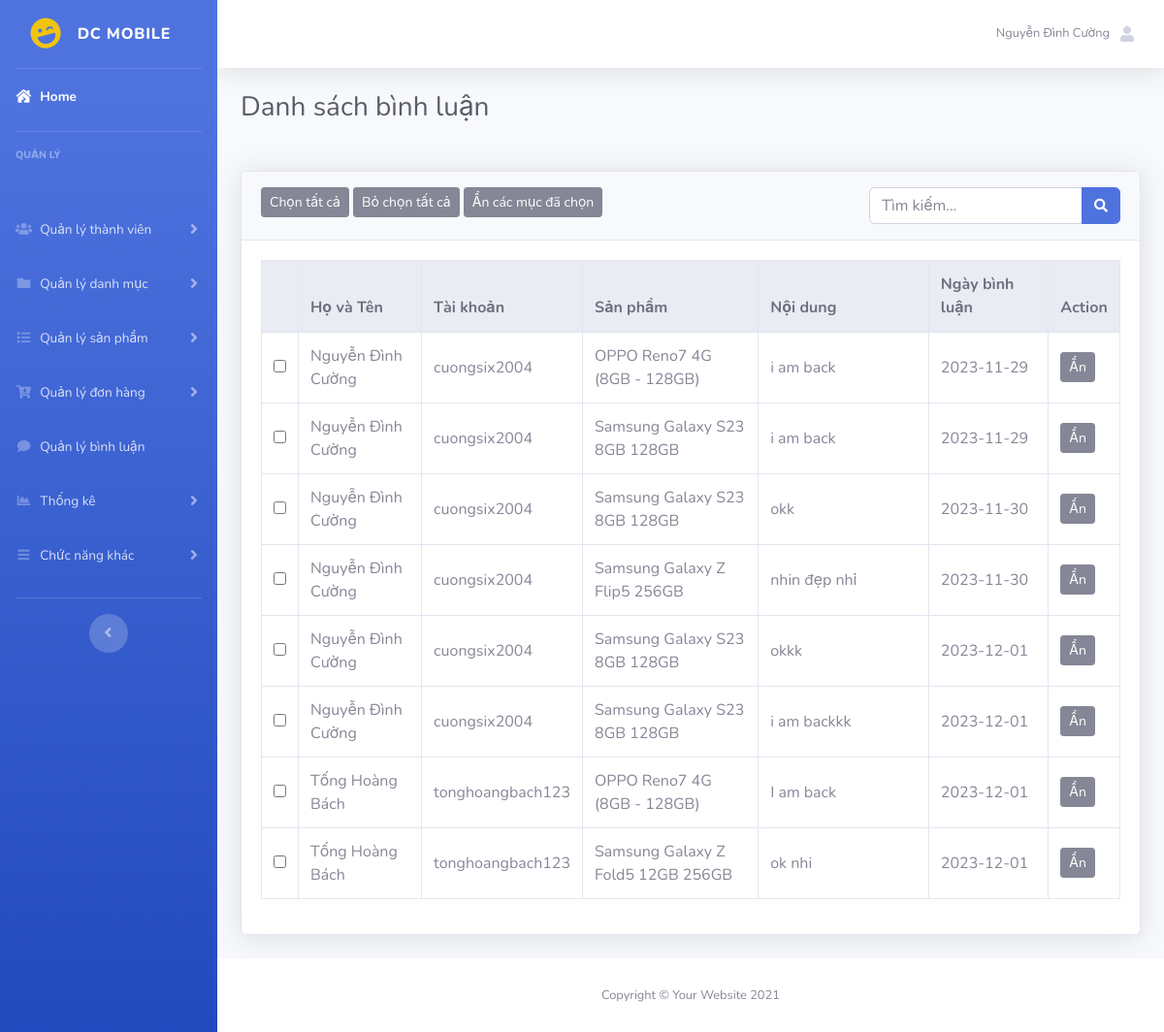
Before: /admin/index.php?act=listbl (signed in) with the older database file.
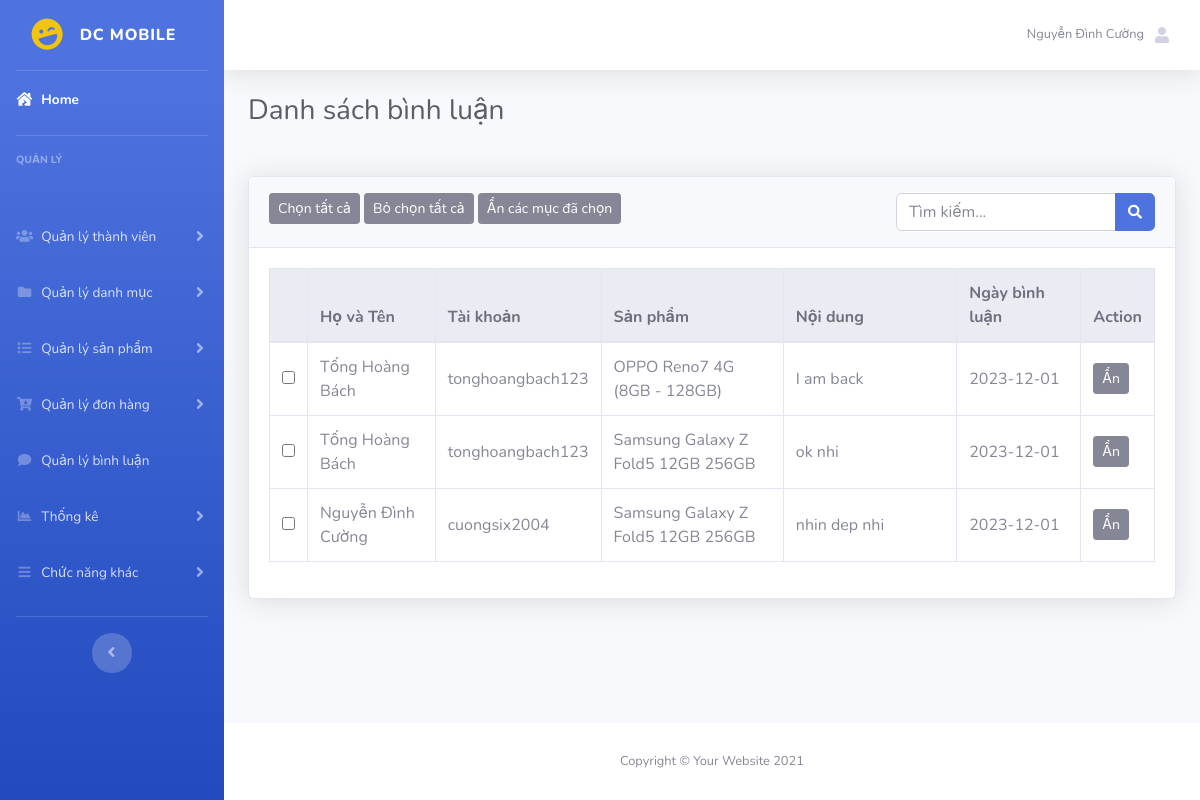
After: the same page with the newer database file.
### tables this page shows
CREATE TABLE `binhluan` (
  `id` int(5) NOT NULL,
  `idtaikhoan` int(5) NOT NULL,
  `idsanpham` int(5) NOT NULL,
  `noidung` varchar(255) NOT NULL,
  `ngaybinhluan` date DEFAULT NULL
);

CREATE TABLE `taikhoan` (
  `id` int(5) NOT NULL,
  `hovaten` varchar(50) DEFAULT NULL,
  `tendangnhap` varchar(50) NOT NULL,
  `matkhau` varchar(50) NOT NULL,
  `email` varchar(255) NOT NULL,
  `sodienthoai` varchar(20) DEFAULT NULL,
  `diachi` varchar(255) DEFAULT NULL,
  `role` tinyint(5) NOT NULL DEFAULT 0
);

CREATE TABLE `sanpham` (
  `id` int(5) NOT NULL,
  `iddm` int(5) NOT NULL,
  `tensp` varchar(255) NOT NULL,
  `giasp` int(20) NOT NULL DEFAULT 0,
  `giakm` int(20) NOT NULL,
  `image` varchar(255) DEFAULT NULL,
  `soluong` int(5) NOT NULL DEFAULT 0,
  `trangthai` tinyint(1) NOT NULL DEFAULT 0 COMMENT '0. còn hàng 1. hết hàng',
  `khuyenmai` int(10) NOT NULL DEFAULT 0,
  `mota` text DEFAULT NULL,
  `luotxem` int(20) NOT NULL DEFAULT 0
);

### model/pdo.php (called while the page is built, shortened)
<?php
function pdo_get_connection(){
    $servername = "localhost";
    $username = "root";
    $password = "";
    try {
        $conn = new PDO("mysql:host=$servername;dbname=du_an_1", $username, $password);
        $conn->setAttribute(PDO::ATTR_ERRMODE, PDO::ERRMODE_EXCEPTION);
        return $conn;
    } catch(PDOException $e) {
        echo "Connection failed: " . $e->getMessage();
    }
}
function pdo_query($sql){
    $sql_args=array_slice(func_get_args(),1);
    try{
        $conn=pdo_get_connection();
        $stmt=$conn->prepare($sql);
        $stmt->execute($sql_args);
        $rows=$stmt->fetchAll();
        return $rows;
    }
    catch(PDOException $e){
        throw $e;
    }
    finally{
        unset($conn);
    }
}
?>

### model/binhluan.php (called while the page is built, shortened)
<?php
 function load_all_bl($kyw){
    $query="SELECT binhluan.*, taikhoan.hovaten, taikhoan.tendangnhap, sanpham.tensp FROM binhluan
    INNER JOIN taikhoan ON binhluan.idtaikhoan=taikhoan.id INNER JOIN sanpham ON binhluan.idsanpham=sanpham.id WHERE 1";
    $query .=" ORDER BY id asc";
    return pdo_query($query);
}
?>

### admin/binhluan/list.php (the view)
<div class="container-fluid">
    <h1 class="h3 mb-2 text-gray-800 mb-5">Danh sách bình luận</h1>
    <form action="?act=listbl" method="post">
        <div class="card shadow mb-4">
            <div class="card-header py-3">
                <button type="button" class="btn btn-secondary btn-sm" onclick="chontatca()">Chọn tất cả</button>
                <button type="button" class="btn btn-secondary btn-sm" onclick="bochontatca()">Bỏ chọn tất cả</button>
                <button type="submit" name="xoacacmucchon" class="btn btn-secondary btn-sm">Ẩn các mục đã chọn</button>
                <div class="float-right">
                    <div class="input-group">
                        <input type="text" class="form-control" name="kyw" placeholder="Tìm kiếm...">
                        <div class="input-group-append">
                            <button class="btn btn-primary" type="submit" name="search">
                                <i class="fas fa-search fa-sm"></i>
                            </button>
                        </div>
                    </div>
                </div>
            </div>
            <div class="card-body">
                <div class="table-responsive">
                    <table class="table table-bordered" width="100%" cellspacing="0">
                        <thead class="thead-light">
                            <tr>
                                <th></th>
                                <th>Họ và Tên</th>
                                <th>Tài khoản</th>
                                <th>Sản phẩm</th>
                                <th>Nội dung</th>
                                <th>Ngày bình luận</th>
                                <th>Action</th>
                            </tr>
                        </thead>
                        <tbody>
                            <?php
                                foreach ($listbl as $bl) {
                                    extract($bl);
                                    echo '<tr>
                                            <td class="text-center align-middle"><input type="checkbox" name="select[]" value="'.$id.'"></td>
                                            <td class="col-2 align-middle">'.$hovaten.'</td>
                                            <td class="col-1 align-middle">'.$tendangnhap.'</td>
                                            <td class="col-3 align-middle">'.$tensp.'</td>
                                            <td  class="col-3 align-middle">'.$noidung.'</td>
                                            <td class="col-2 align-middle">'.$ngaybinhluan.'</td>
                                            <td class="col-1 align-middle"><a href="?act=xoabl&id='.$id.'"><button type="button" class="btn btn-secondary btn-sm">Ẩn</button></a></td>
                                        </tr>';
                                }
                            ?>
                        </tbody>
                    </table>
                </div>
            </div>
        </div>
    </form>
</div>

Changed rows visible on the page:
removed binhluan: idtaikhoan.hovaten "Nguyễn Đình Cường", idtaikhoan.tendangnhap "cuongsix2004", idsanpham.tensp "OPPO Reno7 4G (8GB - 128GB)", noidung "i am back", ngaybinhluan "2023-11-29"
removed binhluan: idtaikhoan.hovaten "Nguyễn Đình Cường", idtaikhoan.tendangnhap "cuongsix2004", idsanpham.tensp "Samsung Galaxy S23 8GB 128GB", noidung "i am back", ngaybinhluan "2023-11-29"
removed binhluan: idtaikhoan.hovaten "Nguyễn Đình Cường", idtaikhoan.tendangnhap "cuongsix2004", idsanpham.tensp "Samsung Galaxy S23 8GB 128GB", noidung "okk", ngaybinhluan "2023-11-30"
removed binhluan: idtaikhoan.hovaten "Nguyễn Đình Cường", idtaikhoan.tendangnhap "cuongsix2004", idsanpham.tensp "Samsung Galaxy Z Flip5 256GB", noidung "nhin đẹp nhỉ", ngaybinhluan "2023-11-30"
removed binhluan: idtaikhoan.hovaten "Nguyễn Đình Cường", idtaikhoan.tendangnhap "cuongsix2004", idsanpham.tensp "Samsung Galaxy S23 8GB 128GB", noidung "okkk", ngaybinhluan "2023-12-01"
removed binhluan: idtaikhoan.hovaten "Nguyễn Đình Cường", idtaikhoan.tendangnhap "cuongsix2004", idsanpham.tensp "Samsung Galaxy S23 8GB 128GB", noidung "i am backkk", ngaybinhluan "2023-12-01"
added binhluan: idtaikhoan.hovaten "Nguyễn Đình Cường", idtaikhoan.tendangnhap "cuongsix2004", idsanpham.tensp "Samsung Galaxy Z Fold5 12GB 256GB", noidung "nhin dep nhi", ngaybinhluan "2023-12-01"
